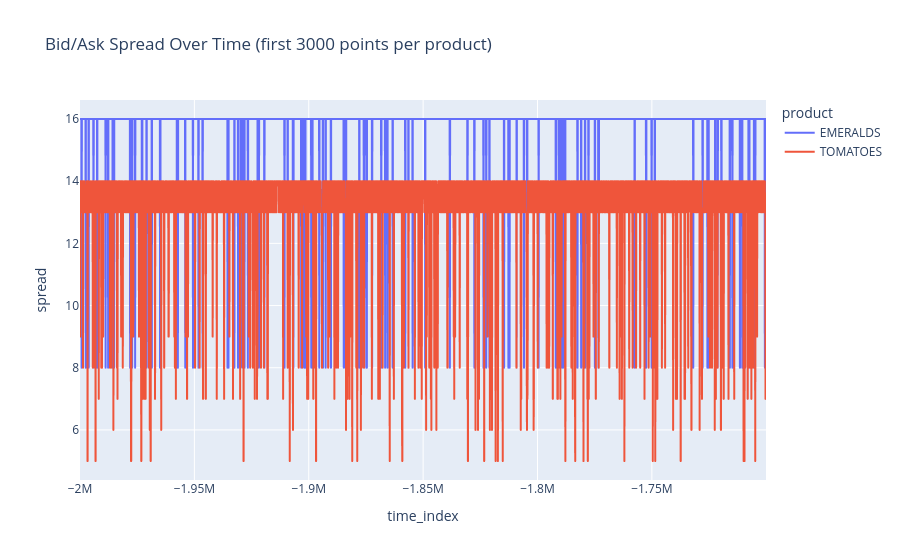

Notebook cell for this chart:
### Code cell
fig_spread = px.line(
    sample,
    x='time_index',
    y='spread',
    color='product',
    title='Bid/Ask Spread Over Time (first 3000 points per product)',
)
fig_spread.show()

### Figure 1 — Plotly figure (JSON) as saved in the notebook; plotly's stock layout.template omitted (floating-point values rounded to 4 significant figures; data arrays with more than 128 entries replaced by an {"elided": "..."} marker saying what was removed)
{"data": [{"hovertemplate": "product=EMERALDS<br>time_index=%{x}<br>spread=%{y}<extra></extra>", "legendgroup": "EMERALDS", "line": {"color": "#636efa", "dash": "solid"}, "marker": {"symbol": "circle"}, "mode": "lines", "name": "EMERALDS", "showlegend": true, "x": {"elided": "3000 int values"}, "xaxis": "x", "y": {"elided": "3000 int values"}, "yaxis": "y", "type": "scattergl"}, {"hovertemplate": "product=TOMATOES<br>time_index=%{x}<br>spread=%{y}<extra></extra>", "legendgroup": "TOMATOES", "line": {"color": "#EF553B", "dash": "solid"}, "marker": {"symbol": "circle"}, "mode": "lines", "name": "TOMATOES", "showlegend": true, "x": {"elided": "3000 int values"}, "xaxis": "x", "y": {"elided": "3000 int values"}, "yaxis": "y", "type": "scattergl"}], "layout": {"xaxis": {"anchor": "y", "domain": [0.0, 1.0], "title": {"text": "time_index"}}, "yaxis": {"anchor": "x", "domain": [0.0, 1.0], "title": {"text": "spread"}}, "legend": {"title": {"text": "product"}, "tracegroupgap": 0}, "title": {"text": "Bid/Ask Spread Over Time (first 3000 points per product)"}}}
